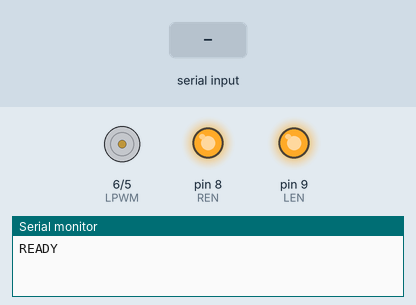
Simulated run of this sketch. Board: Arduino Uno, built with avr-gcc and run on an emulated ATmega328P. Parts: motor-driver pin pairs drawn as motors (green arrow = first pin HIGH = forward, orange = second pin HIGH = backward, longer = more drive), output pins drawn as LEDs (lit = HIGH), the last lines printed to the serial monitor. The test bench sets the inputs (shaded band).

Above: at 1.2 s.
1.3 s: "N" received over Serial
At 2.0 s:
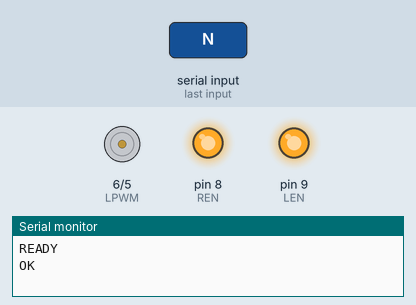
2.9 s: "F" received over Serial
At 4.1 s:
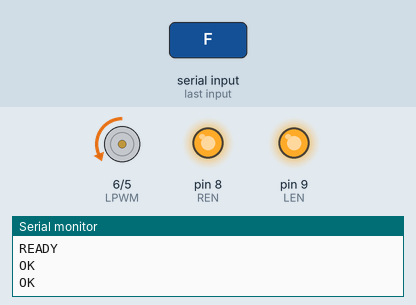
4.4 s: "S" received over Serial
At 5.4 s:
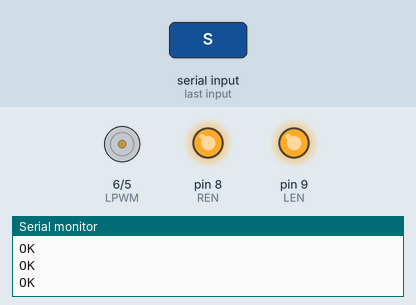
Timing chart, 0 to 7.4 s (numbered marks = the images above; inputs shaded):
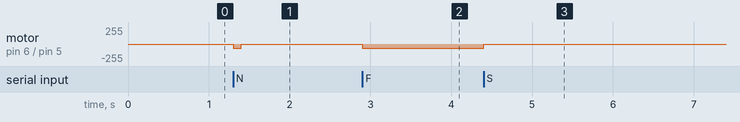

The sketch:

conveyor.ino
```cpp
/*
  Invisi Conveyor — Serial slave mode
  Commands from the Pi over USB serial:
    'N' = nudge — short pulse at full duty, then auto-stop (for scanning)
    'F' = run forward continuously
    'S' = stop belt
    'C' = clearance pulse — push bean past sort gate, then auto-stop
*/

#define RPWM 5
#define LPWM 6
#define REN  8
#define LEN  9

const int duty = 67;

// How far the belt moves per nudge (scanning step).
const int nudgeMs = 100;

// How long to run the belt after sorting to push the bean from the camera position
// past the sort gate. Set this to cover your camera-to-gate distance.
// Formula: (camera_to_gate_cm / belt_speed_cm_per_s) * 1000 + margin.
// At current duty with ~9cm gap, 900ms is a good starting point.
const int clearancePulseMs = 900;

void setup() {
  Serial.begin(115200);
  pinMode(RPWM, OUTPUT);
  pinMode(LPWM, OUTPUT);
  pinMode(LEN,  OUTPUT);
  pinMode(REN,  OUTPUT);
  digitalWrite(REN, HIGH);
  digitalWrite(LEN, HIGH);

  analogWrite(RPWM, 0);
  analogWrite(LPWM, 0);
  Serial.println("READY");
}

void loop() {
  if (!Serial.available()) return;

  char cmd = Serial.read();

  switch (cmd) {
    case 'N':
      analogWrite(RPWM, duty);
      analogWrite(LPWM, 0);
      delay(nudgeMs);
      analogWrite(RPWM, 0);
      analogWrite(LPWM, 0);
      Serial.println("OK");
      break;

    case 'F':
      analogWrite(RPWM, duty);
      analogWrite(LPWM, 0);
      Serial.println("OK");
      break;

    case 'S':
      analogWrite(RPWM, 0);
      analogWrite(LPWM, 0);
      Serial.println("OK");
      break;

    case 'C':
      analogWrite(RPWM, duty);
      analogWrite(LPWM, 0);
      delay(clearancePulseMs);
      analogWrite(RPWM, 0);
      analogWrite(LPWM, 0);
      Serial.println("OK");
      break;
  }
}
```

Measured:
- after the input at 1.3 s, motor on pin 6 (LPWM) / pin 5 (RPWM): stopped → backward 67/255 at once, → stopped 0.10 s later
- after the input at 2.9 s, motor on pin 6 (LPWM) / pin 5 (RPWM): stopped → backward 67/255 at once
- after the input at 4.4 s, motor on pin 6 (LPWM) / pin 5 (RPWM): backward 67/255 → stopped at once
